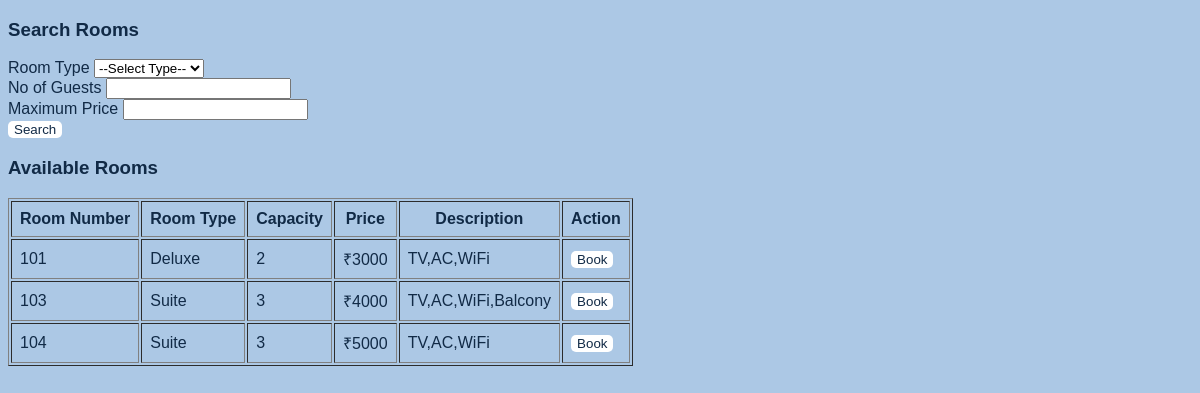
Before: /search with the older database file.
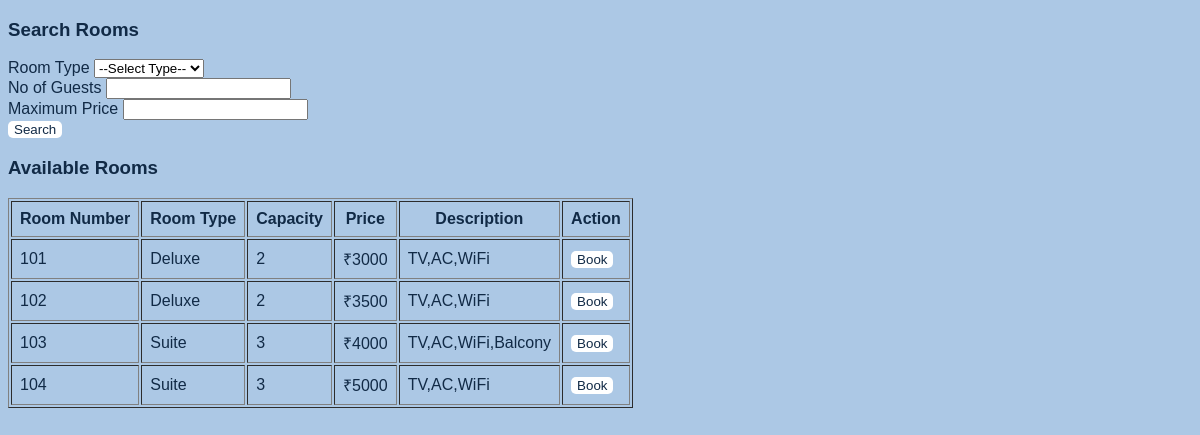
After: the same page with the newer database file.
### app/models/room.py (models this page shows)
class Room(Base):
    __tablename__="rooms"
    id=Column(Integer,primary_key=True,index=True)
    room_num=Column(Integer,nullable=False,unique=True)
    status=Column(String,nullable=False)
    room_type=Column(String,nullable=False)
    price=Column(Integer,nullable=False)
    description=Column(String,nullable=False)
    capacity=Column(Integer,nullable=False)

### main.py (the view)
@app.get("/search",response_class=HTMLResponse)
def search(request:Request,
           room_type:str="",
           capacity:int=None,
           price:int=None
):
    db=SessionLocal()
    query=db.query(Room).filter(Room.status=="Available")
    if room_type:
        query=query.filter(Room.room_type==room_type)
    if capacity:
        query=query.filter(Room.capacity>=capacity)
    if price:
        query = query.filter(Room.price<=price)
    rooms=query.all()
    if not rooms:
        db.close()
        return "No Available Rooms"
    db.close()
    return templates.TemplateResponse("search.html",
                                      {"request":request,
                                      "rooms":rooms
                                      })

### app/templates/search.html (shortened to what this page needs)
<!DOCTYPE html>
<html lang="en">
<head>
    <link rel="stylesheet" href="/static/css/style.css">
</head>
<body>
  <h3>Search Rooms</h3>
  <form action="/search" method=GET>
  <label for="room_type">Room Type</label>
  <select name="room_type">
    <option  value="">--Select Type--</option>
  </select>
  <br>
  <label for="capacity">No of Guests</label>
  <input type="number" name="capacity" required>
  <br>
  <label for="price">Maximum Price</label>
  <input type="number" name="price">
  <br>
  <button>Search</button>
  </form>
  <h3>Available Rooms</h3>
<table border="1" cellpadding="8">
    <tr>
        <th>Room Number</th>
        <th>Room Type</th>
        <th>Capacity</th>
        <th>Price</th>
        <th>Description</th>
        <th>Action</th>
    </tr>
    {% if rooms %}
        {% for room in rooms %}
        <tr>
            <td>{{ room.room_num }}</td>
            <td>{{ room.room_type }}</td>
            <td>{{ room.capacity }}</td>
            <td>₹{{ room.price }}</td>
            <td>{{ room.description }}</td>
            <td>
                <a href="/room/{{ room.id }}">
                    <button>Book</button>
                </a>
            </td>
        </tr>
        {% endfor %}
    {% else %}
        <tr>
            <td colspan="6">No rooms available.</td>
        </tr>
    {% endif %}
</table>
</body>
</html>

Changed rows visible on the page:
now on this page (row edited): Room: room_num "102", room_type "Deluxe", capacity "2", price "3500", description "TV,AC,WiFi"
